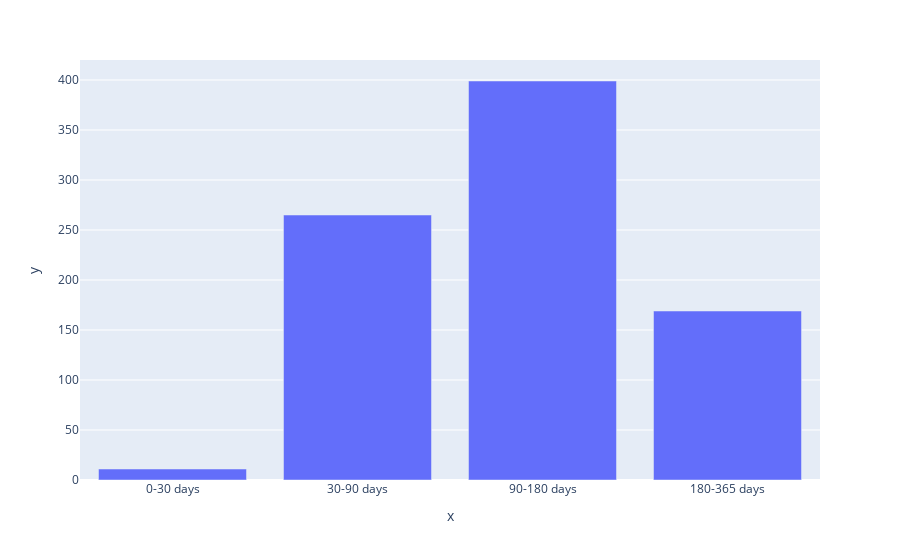

The cell this chart's notebook holds for it:
### Markdown cell above
#### 8. Построим интерактивный барплот, на котором будут показаны категории с количеством уникальных клиентов в них

### Code cell
px.bar(x=nunique.date, y=nunique.client_union_id)

### Figure 1 — Plotly figure (JSON) as saved in the notebook; plotly's stock layout.template omitted (floating-point values rounded to 4 significant figures)
{"data": [{"alignmentgroup": "True", "hovertemplate": "x=%{x}<br>y=%{y}<extra></extra>", "legendgroup": "", "marker": {"color": "#636efa"}, "name": "", "offsetgroup": "", "orientation": "v", "showlegend": false, "textposition": "auto", "type": "bar", "x": ["0-30 days", "30-90 days", "90-180 days", "180-365 days"], "xaxis": "x", "y": [11, 265, 399, 169], "yaxis": "y"}], "layout": {"barmode": "relative", "legend": {"tracegroupgap": 0}, "margin": {"t": 60}, "xaxis": {"anchor": "y", "domain": [0, 1], "title": {"text": "x"}}, "yaxis": {"anchor": "x", "domain": [0, 1], "title": {"text": "y"}}}}
